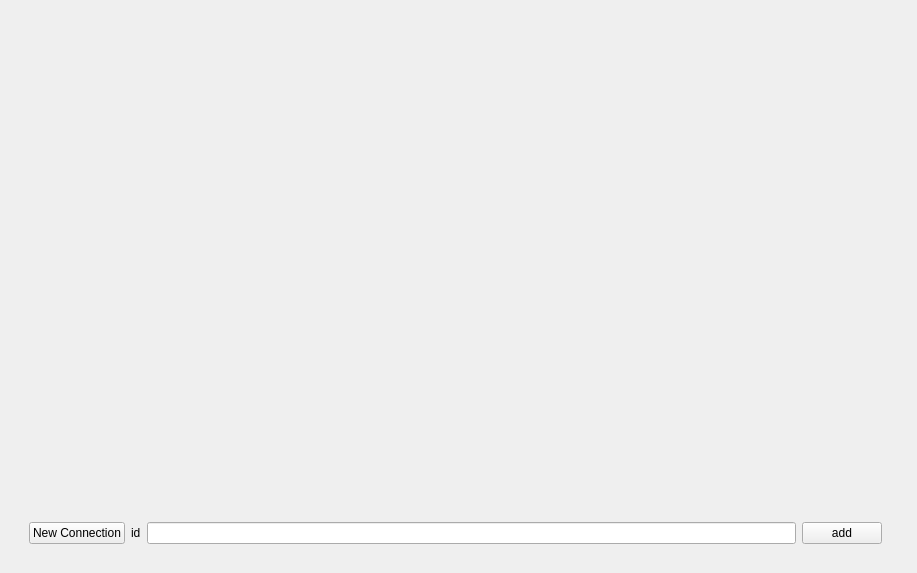
<?xml version="1.0" encoding="UTF-8"?>
<ui version="4.0">
 <class>CalibrationWidget</class>
 <widget class="QWidget" name="CalibrationWidget">
  <property name="geometry">
   <rect>
    <x>0</x>
    <y>0</y>
    <width>917</width>
    <height>573</height>
   </rect>
  </property>
  <property name="windowTitle">
   <string>Form</string>
  </property>
  <layout class="QHBoxLayout" name="horizontalLayout_2">
   <item>
    <widget class="QWidget" name="barListWidget" native="true">
     <layout class="QVBoxLayout" name="verticalLayout">
      <item>
       <spacer name="verticalSpacer">
        <property name="orientation">
         <enum>Qt::Orientation::Vertical</enum>
        </property>
        <property name="sizeHint" stdset="0">
         <size>
          <width>20</width>
          <height>40</height>
         </size>
        </property>
       </spacer>
      </item>
      <item>
       <widget class="QWidget" name="widget" native="true">
        <layout class="QHBoxLayout" name="horizontalLayout">
         <item>
          <widget class="QPushButton" name="newConnectionPushButton">
           <property name="text">
            <string>New Connection</string>
           </property>
          </widget>
         </item>
         <item>
          <widget class="QLabel" name="idLabel">
           <property name="text">
            <string>id</string>
           </property>
          </widget>
         </item>
         <item>
          <widget class="QLineEdit" name="addBarLineEdit"/>
         </item>
         <item>
          <widget class="QPushButton" name="addPushButton">
           <property name="text">
            <string>add</string>
           </property>
          </widget>
         </item>
        </layout>
       </widget>
      </item>
     </layout>
    </widget>
   </item>
   <item>
    <widget class="QWidget" name="chartWidget" native="true"/>
   </item>
  </layout>
 </widget>
 <resources/>
 <connections/>
</ui>
